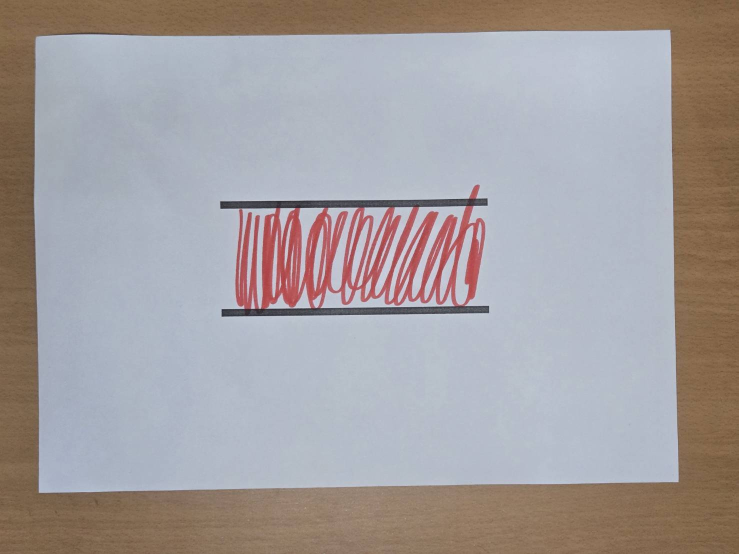
#> input picture two_parrellel/image/2.jpg, 1477 x 1108 px (shown at 1/2 size); its folder holds only this picture in this run
$ python get_cm1.py
#> lines starting #> are read from the running program, lines starting #| are printed output that depends on the picture; after the words box and inside, x2 and y2 are one past the last pixel; in counts of white or black regions, pixels touching at a corner belong together
import cv2
import numpy as np
import glob
import os
import re


# [54 lines left out: function auto_crop_wood_board, not called in this run]


def order_points(pts):
    rect = np.zeros((4, 2), dtype="float32")
    s = pts.sum(axis=1)
    diff = np.diff(pts, axis=1)
    rect[0] = pts[np.argmin(s)]
    rect[2] = pts[np.argmax(s)]
    rect[1] = pts[np.argmin(diff)]
    rect[3] = pts[np.argmax(diff)]
    return rect


def auto_crop_paper(image, trim=10, debug=True):
    """
    偵測紙張四邊，做透視校正，只留下紙
    """
    gray = cv2.cvtColor(image, cv2.COLOR_BGR2GRAY)
    blurred = cv2.GaussianBlur(gray, (7, 7), 0)
    edged = cv2.Canny(blurred, 40, 120)
    contours, _ = cv2.findContours(edged, cv2.RETR_EXTERNAL, cv2.CHAIN_APPROX_SIMPLE)
    if not contours:
        raise ValueError("沒找到紙張邊緣")
    max_cnt = max(contours, key=cv2.contourArea)
    approx = cv2.approxPolyDP(max_cnt, 0.02 * cv2.arcLength(max_cnt, True), True)
    if len(approx) < 4:
        raise ValueError("找不到 4 個角點")
    pts = approx.reshape(-1, 2)
    if len(pts) > 4:
        hull = cv2.convexHull(approx)
        pts = hull.reshape(-1, 2)
        if len(pts) > 4:
            rect = order_points(pts)
        else:
            rect = order_points(pts[:4])
    else:
        rect = order_points(pts)
    (tl, tr, br, bl) = rect
    widthA = np.linalg.norm(br - bl)
    widthB = np.linalg.norm(tr - tl)
    heightA = np.linalg.norm(tr - br)
    heightB = np.linalg.norm(tl - bl)
    maxWidth = int(max(widthA, widthB))
    maxHeight = int(max(heightA, heightB))
    dst = np.array(
        [[0, 0], [maxWidth - 1, 0], [maxWidth - 1, maxHeight - 1], [0, maxHeight - 1]],
        dtype="float32",
    )
    M = cv2.getPerspectiveTransform(rect, dst)
    warped = cv2.warpPerspective(image, M, (maxWidth, maxHeight))
    # 可選 trim
    if warped.shape[0] > 2 * trim and warped.shape[1] > 2 * trim:
        cropped = warped[trim:-trim, trim:-trim]
        cleaned = cv2.resize(cropped, (maxWidth, maxHeight))
    else:
        cleaned = warped.copy()
    # [4 lines of commented-out code are left out]
    return cleaned


# ===== 多檔案批次處理 =====
if __name__ == "__main__":
    import os, glob, re

    # 是否嘗試先裁木板；預設 False（直接拿原圖做紙張裁切）
    USE_BOARD = False

    BASE = os.path.dirname(os.path.abspath(__file__))
    input_folder = os.path.join(BASE, "image")
    output_folder = os.path.join(BASE, "new")
    os.makedirs(output_folder, exist_ok=True)

    patterns = ["*.jpg", "*.jpeg", "*.png", "*.JPG", "*.JPEG", "*.PNG"]
    img_paths = []
    for p in patterns:
        img_paths.extend(glob.glob(os.path.join(input_folder, p)))

    # 去重（避免大小寫/重覆收集）
    seen, unique_paths = set(), []
    for p in img_paths:
        ap = os.path.abspath(p)
        key = os.path.normcase(ap)
        if key not in seen:
            seen.add(key)
            unique_paths.append(ap)
    img_paths = unique_paths

    if not img_paths:
        print(f"⚠️ 在 {input_folder} 找不到影像（支援 jpg/jpeg/png）")
        raise SystemExit(0)

    # 依檔名中的數字排序（沒數字放後）
    def sort_key(path):
        name = os.path.splitext(os.path.basename(path))[0]
        m = re.search(r"\d+", name)
        num = int(m.group()) if m else float("inf")
        return (num, name.lower())

    img_paths = sorted(img_paths, key=sort_key)

    for i, img_path in enumerate(img_paths, start=1):
        image = cv2.imread(img_path)
#> image is the input picture: shape (1108, 1477, 3); mean B, G, R 159.8, 158.5, 164.1
        if image is None:
            print(f"無法讀取：{os.path.basename(img_path)}")
            continue

        # 先決定輸出檔名（優先用原檔名中的數字）
        stem = os.path.splitext(os.path.basename(img_path))[0]
        m = re.search(r"\d+", stem)
        out_name = f"new{int(m.group())}.jpg" if m else f"new{i}.jpg"
        out_path = os.path.join(output_folder, out_name)

        try:
            # ➤ 不一定要偵測木板：預設直接用原圖
            crop_src = image
            if USE_BOARD:
                try:
                    crop_src = auto_crop_wood_board(image, debug=False)
                except Exception as _:
                    # 木板偵測失敗就退回用原圖
                    crop_src = image

            clean_paper = auto_crop_paper(crop_src, trim=12, debug=False)
#> in auto_crop_paper, `gray = cv2.cvtColor(image, cv2.COLOR_BGR2GRAY)`:
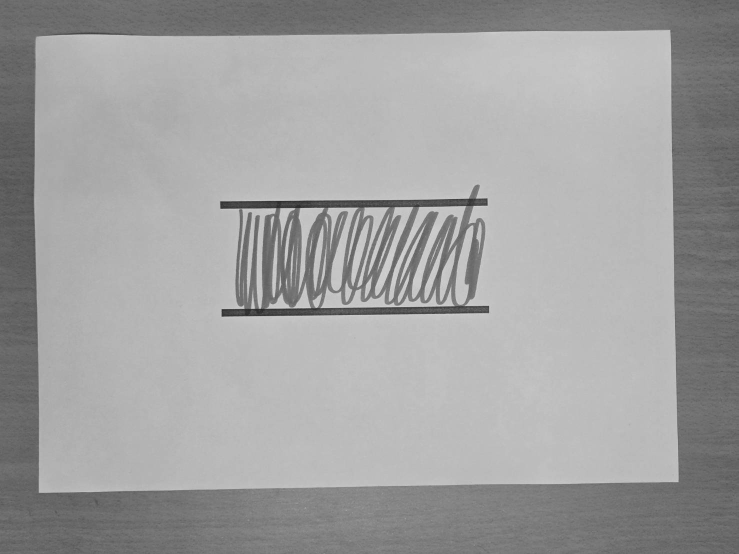
#> gray: shape (1108, 1477) (shown at 1/2 size); min 37, max 228, mean 160.3
#> in auto_crop_paper, `edged = cv2.Canny(blurred, 40, 120)`:
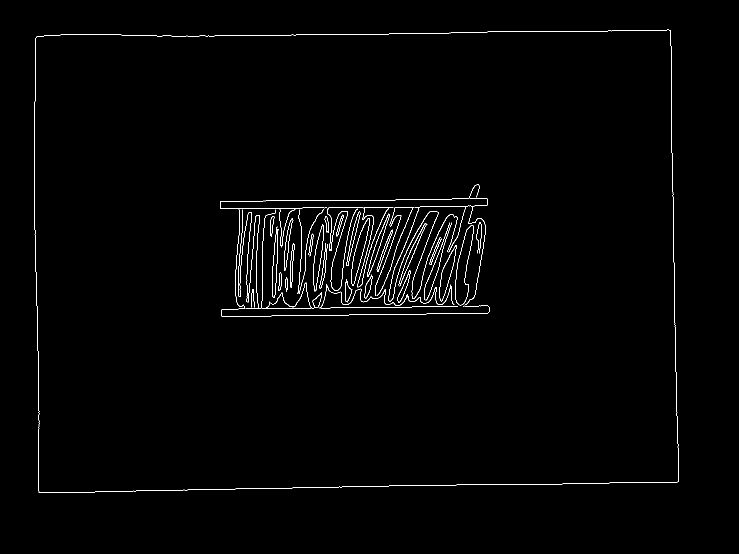
#> edged: shape (1108, 1477) (shown at 1/2 size); 1% white in thin lines or dots, all inside (x1, y1, x2, y2) = (68, 59, 1358, 986)
#> in auto_crop_paper, `contours, _ = cv2.findContours(edged, cv2.RETR_EXTERNAL, cv2.CHAIN_APP..`: contours = 1 contour; box (x1, y1, x2, y2) and area: (68, 59, 1358, 986) 1156474
#> in auto_crop_paper, `max_cnt = max(contours, key=cv2.contourArea)`: max_cnt = contour of 301 points, box (x1, y1, x2, y2) (68, 59, 1358, 986), area 1156474
#> in auto_crop_paper, `approx = cv2.approxPolyDP(max_cnt, 0.02 * cv2.arcLength(max_cnt, True)..`: approx = [[1340, 60], [73, 73], [77, 984], [1356, 963]]
#> in order_points, `s = pts.sum(axis=1)`: s = [1400, 146, 1061, 2319]
#> in order_points, `diff = np.diff(pts, axis=1)`: diff = [-1280, 0, 907, -393]
#> in auto_crop_paper, `rect = order_points(pts)`: rect = [[73, 73], [1340, 60], [1356, 963], [77, 984]]
#> in auto_crop_paper, `(tl, tr, br, bl) = rect`: tl = [73, 73]; tr = [1340, 60]; br = [1356, 963]; bl = [77, 984]
#> in auto_crop_paper, `widthA = np.linalg.norm(br - bl)`: widthA = 1279.2
#> in auto_crop_paper, `widthB = np.linalg.norm(tr - tl)`: widthB = 1267.1
#> in auto_crop_paper, `heightA = np.linalg.norm(tr - br)`: heightA = 903.1
#> in auto_crop_paper, `heightB = np.linalg.norm(tl - bl)`: heightB = 911
#> in auto_crop_paper, `maxWidth = int(max(widthA, widthB))`: maxWidth = 1279
#> in auto_crop_paper, `maxHeight = int(max(heightA, heightB))`: maxHeight = 911
#> in auto_crop_paper, `dst = np.array( [[0, 0], [maxWidth - 1, 0], [maxWidth - 1, maxHeight -..`: dst = [[0, 0], [1278, 0], [1278, 910], [0, 910]]
#> in auto_crop_paper, `M = cv2.getPerspectiveTransform(rect, dst)`: M = [[1, -0.00439, -72.7], [0.0103, 1.01, -74.39], [-6.65e-06, 1.05e-05, 1]]
#> in auto_crop_paper, `warped = cv2.warpPerspective(image, M, (maxWidth, maxHeight))`:
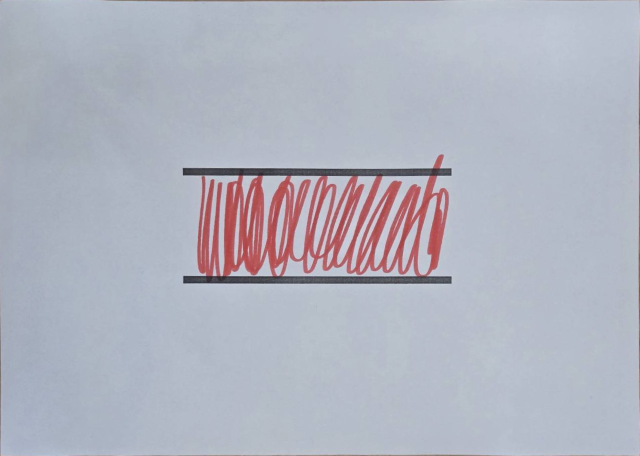
#> warped: shape (911, 1279, 3) (shown at 1/2 size); mean B, G, R 191.7, 179.6, 176.9
#> in auto_crop_paper, `cropped = warped[trim:-trim, trim:-trim]`:
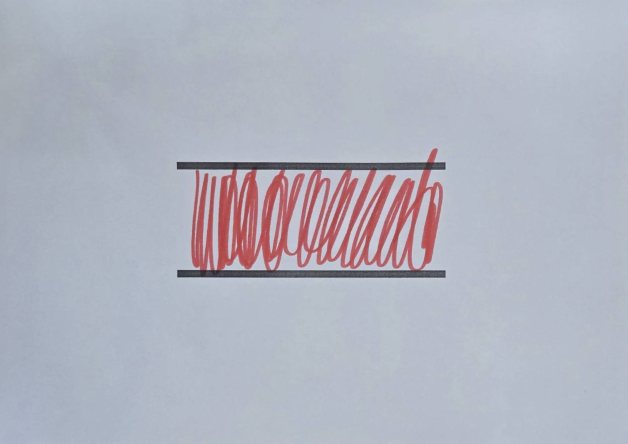
#> cropped: shape (887, 1255, 3) (shown at 1/2 size); mean B, G, R 191.7, 179.6, 176.9

            ok = cv2.imwrite(out_path, clean_paper)
            if ok:
                print(f"{os.path.basename(img_path)} → {out_name}")
            else:
                print(f"⚠️ 影像儲存失敗（cv2.imwrite 回傳 False）：{out_name}")
        except Exception as e:
            print(f"{os.path.basename(img_path)} 發生錯誤：{e}")
